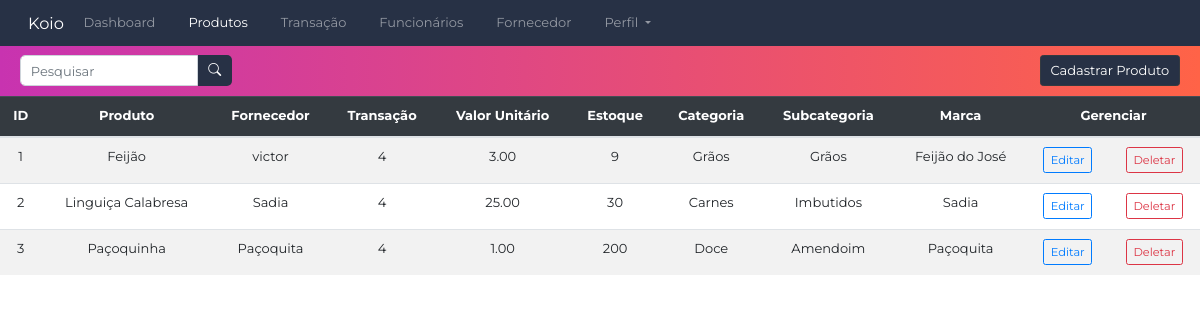
The app's page /telainicial/produtos/ (signed in) with its own data.
### Produtos/models.py (models this page shows, shortened)
class Produtos(models.Model):
   idProduto = models.AutoField(primary_key=True)
   idFornecedor = models.ForeignKey(Fornecedor,on_delete=models.CASCADE)
   idTransacao = models.ForeignKey(Transacao,on_delete=models.CASCADE, default=1)
   nomeProduto=models.CharField(max_length= 30)
   valorUnit= models.DecimalField(max_digits=10,decimal_places=2)
   qntEstoque =models.IntegerField(default = 1)
   categoria = models.CharField(max_length=15)
   subCategoria=models.CharField(max_length=15)
   marcaProduto=models.CharField(max_length=15)

### Fornecedores/models.py (models this page shows, shortened)
class Fornecedor(models.Model):
    idFornecedor = models.AutoField(primary_key=True)
    nomeFornecedor = models.CharField(max_length=30, validators = [valida_texto], unique=True)
    endereco = models.CharField(max_length=30)
    telefone = models.CharField(max_length=20)
    cep = models.CharField(max_length=8)
    cnpj = models.CharField(max_length=14)

### Transacao/models.py (models this page shows, shortened)
class Transacao(models.Model):
    idTransacao = models.AutoField(primary_key=True)
    idFornecedor = models.ForeignKey(Fornecedor,on_delete=models.CASCADE, default=1)
    dataTransacao = models.DateField(validators=[validate_data_nao_futura])
    horaTransacao = models.TimeField(default="00:01:02")
    tipoTransacao = models.CharField(max_length=7)

### Produtos/views.py (the view)
# urls.py: path('',produtos_view, name="produtos_view"),
def produtos_view(request):
    if(verifica_login(request)):
        produtos = Produtos.objects.all()
        fornecedores = Fornecedor.objects.all()
        transacoes = Transacao.objects.all()
        return render(request, "produtos.html", {"produtos": produtos, "fornecedores": fornecedores,
                                                 "transacoes":transacoes})
    else:
        return redirect(login_view)

### login/views.py (called while the page is built)
def verifica_login(request):
        return 'user_id' in request.session

### Produtos/templates/produtos.html (shortened to what this page needs)
{% extends 'navbar.html' %}
{% load static %}
{% block extra_css %}
<link rel="stylesheet" type="text/css" href="{% static 'css/produto.css' %}">
{% endblock %}
{% block content%}
<div class="container-table">
    <div class="rectangle">
        <form class="d-flex align-items-center">
            <input class="form-control me-2 w-100" type="search" id="searchInput" placeholder="Pesquisar" aria-label="Search">
            <button class="btn btn-search" type="submit">
                <i class="bi bi-search"></i>
            </button>
        </form>
        <a href="{% url 'cadastrarProdutos_view' %}" class="btn btn-dark ms-auto">Cadastrar Produto</a>
    </div>
    <table class="table table-striped table-responsive-lg">
        <thead class="table-dark">
            <tr>
                <th scope="col">ID</th>
                <th scope="col">Produto</th>
                <th scope="col">Fornecedor</th>
                <th scope="col">Transação</th>
                <th scope="col">Valor Unitário</th>
                <th scope="col">Estoque</th>
                <th scope="col">Categoria</th>
                <th scope="col">Subcategoria</th>
                <th scope="col">Marca</th>
                <th scope="col" colspan="2">Gerenciar</th>
            </tr>
        </thead>
        <tbody id="productTable">
            {% for produto in produtos %}
            <tr>
                <td>{{ produto.idProduto }}</td>
                <td>{{ produto.nomeProduto }}</td>
                <td>{{ produto.idFornecedor.nomeFornecedor }}</td>
                <td>{{ produto.idTransacao.idTransacao }}</td>
                <td>{{ produto.valorUnit }}</td>
                <td>{{ produto.qntEstoque }}</td>
                <td>{{ produto.categoria }}</td>
                <td>{{ produto.subCategoria }}</td>
                <td>{{ produto.marcaProduto }}</td>
                <td>
                    <a href="{% url 'editarProdutos_view' produto.idProduto %}" class="btn btn-outline-primary btn-sm">Editar</a>
                </td>
                <td>
                    <a href="{% url 'deleteProdutos_view' produto.idProduto %}" class="btn btn-outline-danger btn-sm">Deletar</a>
                </td>
            </tr>
            {% endfor %}
        </tbody>
    </table>
</div>
{% endblock %}

### Static/css/base.css (style rules this page uses)
* { font-family: 'Montserrat', sans-serif; font-size: 13px; }
.rectangle { display: flex; justify-content: space-between; align-items: center; background: linear-gradient(to right, rgba(200, 51, 176), rgba(255, 99, 71)); height: 50px; width: 100%; padding: 20px; }
#searchInput { width: 100%; border-radius: 5px 0px 0px 5px; }
.btn-search { color: white; background-color: #273145; border-radius: 0px 5px 5px 0px; }
.btn-dark { background-color: #273145; }
.table { width: 100%; margin: 0; padding: 0; }
.table thead th, .table tbody td { text-align: center; }

### Produtos/static/css/produto.css (style rules this page uses)
.container-table { padding: 0px; }

### records on screen
Produtos: idProduto "1", nomeProduto "Feijão", idFornecedor.nomeFornecedor "victor", idTransacao.idTransacao "4", valorUnit "3.00", qntEstoque "9", categoria "Grãos", subCategoria "Grãos", marcaProduto "Feijão do José"
Produtos: idProduto "2", nomeProduto "Linguiça Calabresa", idFornecedor.nomeFornecedor "Sadia", idTransacao.idTransacao "4", valorUnit "25.00", qntEstoque "30", categoria "Carnes", subCategoria "Imbutidos", marcaProduto "Sadia"
Produtos: idProduto "3", nomeProduto "Paçoquinha", idFornecedor.nomeFornecedor "Paçoquita", idTransacao.idTransacao "4", valorUnit "1.00", qntEstoque "200", categoria "Doce", subCategoria "Amendoim", marcaProduto "Paçoquita"
